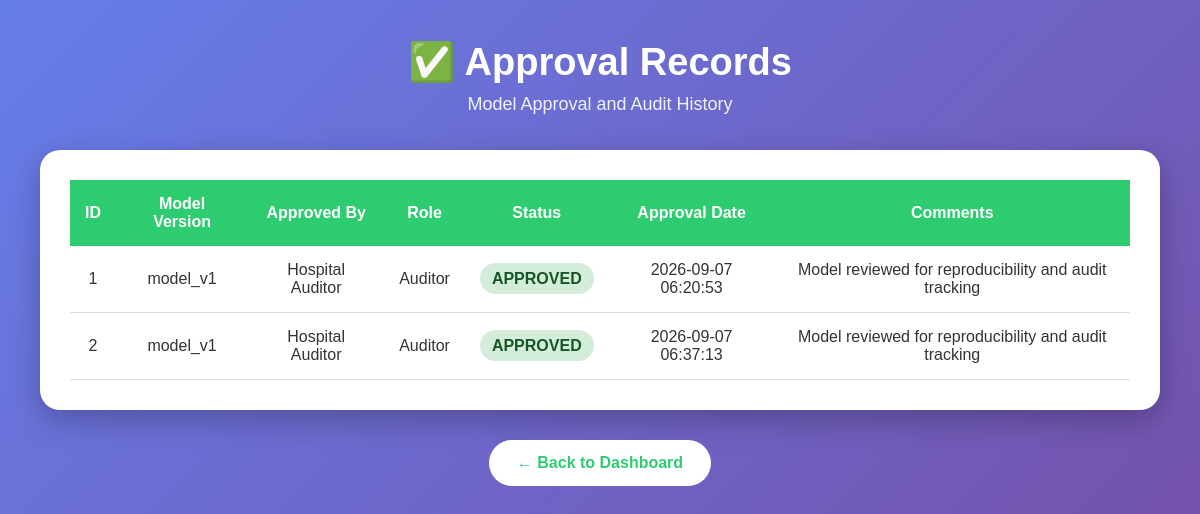
Page /approvals-page on the earlier database version.
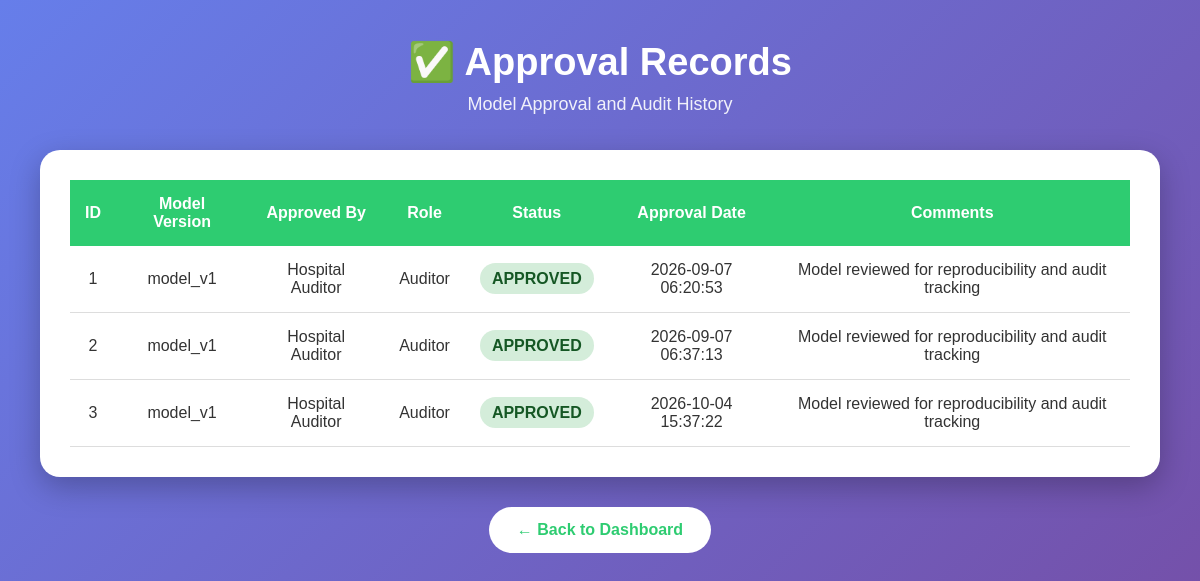
Same page on the later database version.
### tables this page shows
CREATE TABLE approvals (
            id INTEGER PRIMARY KEY AUTOINCREMENT,
            model_version TEXT NOT NULL,
            approved_by TEXT NOT NULL,
            role TEXT NOT NULL,
            approval_status TEXT NOT NULL,
            approval_date TEXT DEFAULT CURRENT_TIMESTAMP,
            comments TEXT
        );

### backend/app.py (the view)
@app.route("/approvals-page")
def approvals_page():
    connection = get_connection()
    try:
        rows = connection.execute("""
            SELECT *
            FROM approvals
            ORDER BY id
        """).fetchall()
        approvals = [dict(row) for row in rows]
    finally:
        connection.close()
    return render_template("approvals.html", approvals=approvals)

### backend/database.py (called while the page is built)
def get_connection():
    connection = sqlite3.connect(DATABASE)
    connection.row_factory = sqlite3.Row
    connection.execute("PRAGMA foreign_keys = ON")
    return connection

### templates/approvals.html (shortened to what this page needs)
<!DOCTYPE html>
<html lang="en">
<head>
</head>
<body>
    <div class="container">
        <div class="header">
            <h1>✅ Approval Records</h1>
            <p>
                Model Approval and Audit History
            </p>
        </div>
        <div class="table-box">
            {% if approvals %}
            <table>
                <thead>
                    <tr>
                        <th>ID</th>
                        <th>Model Version</th>
                        <th>Approved By</th>
                        <th>Role</th>
                        <th>Status</th>
                        <th>Approval Date</th>
                        <th>Comments</th>
                    </tr>
                </thead>
                <tbody>
                    {% for approval in approvals %}
                    <tr>
                        <td>{{ approval.id }}</td>
                        <td>
                            {{ approval.model_version }}
                        </td>
                        <td>
                            {{ approval.approved_by }}
                        </td>
                        <td>
                            {{ approval.role }}
                        </td>
                        <td>
                            <span class="approved">
                                {{ approval.approval_status }}
                            </span>
                        </td>
                        <td>
                            {{ approval.approval_date }}
                        </td>
                        <td>
                            {{ approval.comments }}
                        </td>
                    </tr>
                    {% endfor %}
                </tbody>
            </table>
            {% else %}
            <div class="empty-message">
                No approval records found.
            </div>
            {% endif %}
        </div>
        <div class="back-container">
            <a href="/dashboard" class="back">
                ← Back to Dashboard
            </a>
        </div>
    </div>
</body>
</html>

Differences in the rows shown:
added approvals: id "3", model_version "model_v1", approved_by "Hospital Auditor", role "Auditor", approval_status "APPROVED", approval_date "2026-10-04 15:37:22", comments "Model reviewed for reproducibility and audit tracking"
